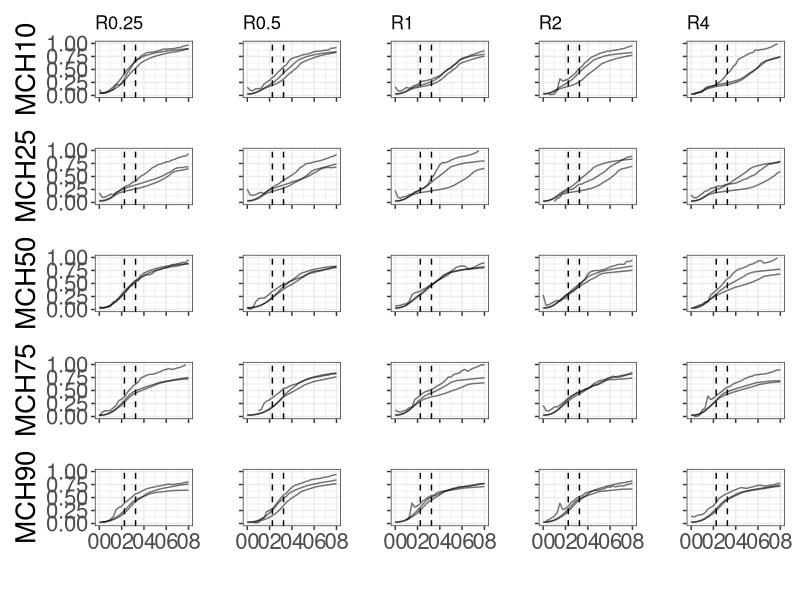
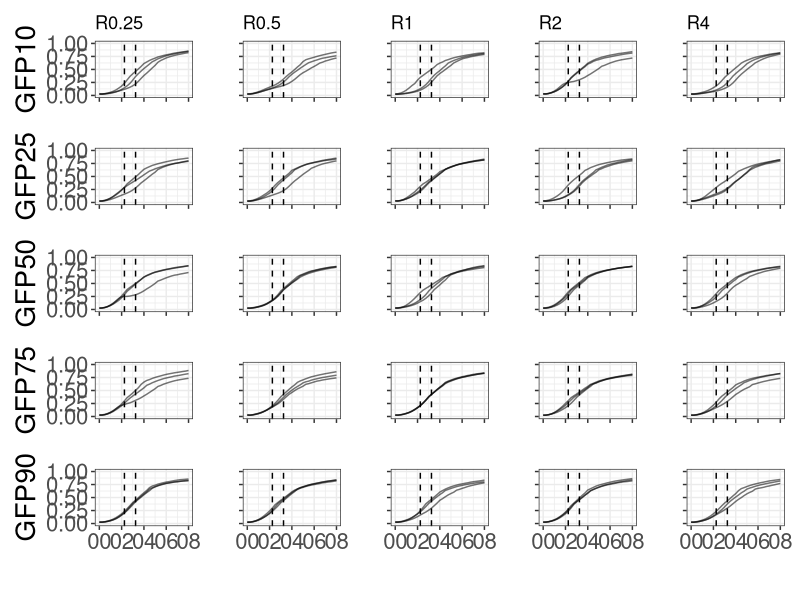
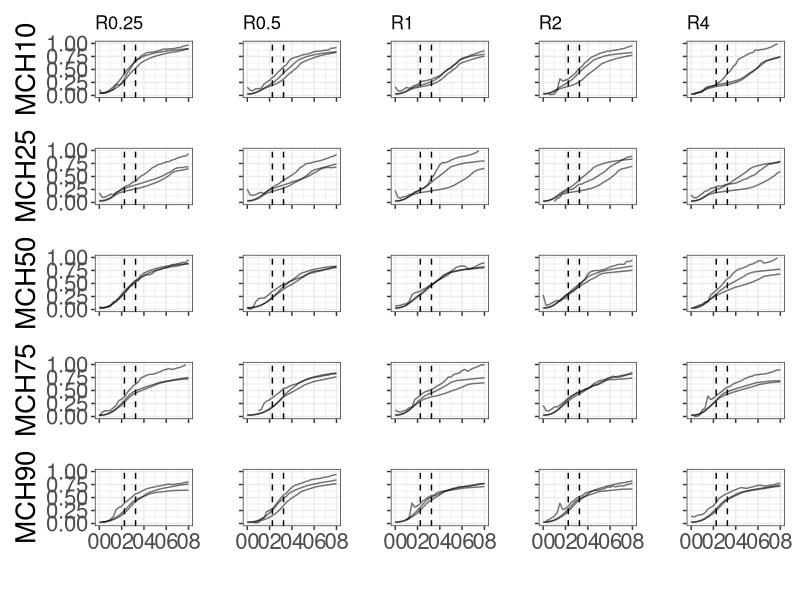
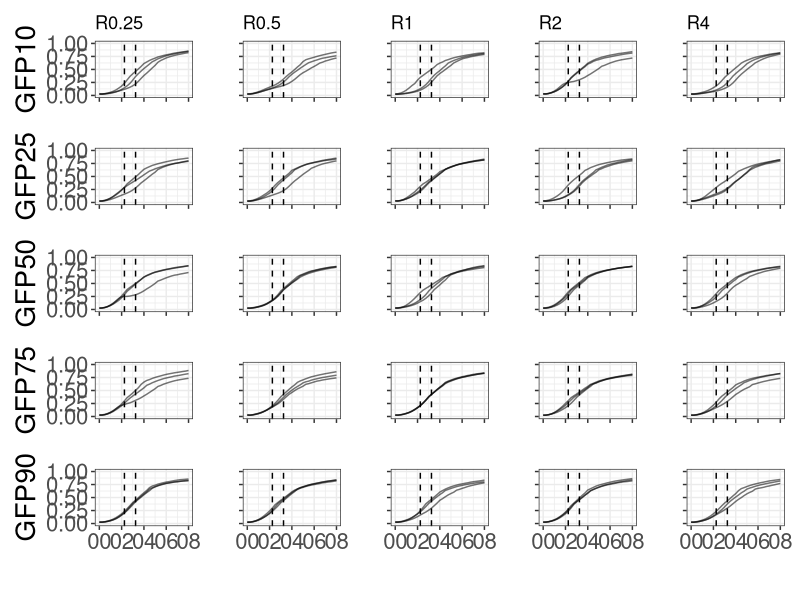

Generate these figures, in order, with R:
# ----------------- Boilerplate
library(dplyr)
library(ggplot2)
library(patchwork)
library(slider)
library(data.table)
library(zoo)
library(tidyverse)
library(scales)

# ----------------- Plot logic
plot_growth <- function(df, strain_name){
  filtered_master <- df %>% filter(groupID %like% strain_name)
  return(ggplot() + 
           geom_line(data=filtered_master, aes(x = time, y = OD660, group=groupID, alpha = 0.05)) +
           scale_x_time(breaks = scales::breaks_width("2 hours"), labels=NULL, limits=c(0, 900*4*8)) +
           geom_vline(xintercept=t1, linetype='dashed') +
           geom_vline(xintercept=t3, linetype='dashed')  + theme_bw() +
           xlab("") + ylab("") + scale_y_continuous(limits = c(0, 1), labels=NULL) +
           theme(legend.position="none") + theme(axis.text=element_text(size=16), axis.title=element_text(size=20)))}


plot_grid <- function(df){
  unique_cds <- sort(unlist(unique(df['strain'])))
  unique_rbs <- sort(unlist(unique(df['rbs'])))
  
  subplots <- list()
  row_no <- 0
  for (cds in unique_cds){
    row_no <- row_no +1
    column_no <- 0
    for (rbs in unique_rbs){
      column_no <- column_no +1
      subplot <- plot_growth(df, paste(cds, rbs))
      if (row_no == 1){
        subplot <- subplot + ggtitle(rbs)
      }
      if (column_no == 1){
        subplot <- subplot + ylab(cds)+ scale_y_continuous(limits = c(0, 1))
      }
      if (row_no == length(unique_cds)){  # If == last row
        subplot <- subplot +scale_x_time(breaks = scales::breaks_width("2 hours"), limits=c(0, 900*4*8), labels=label_time(format = "%H")) 
      }
      
      subplots <- append(subplots, list(subplot))
    }
  }
  return (wrap_plots(subplots))
  
}

# ------------------- Generate
window_size = 4

# -- mCherry
mch_time_start <- 11700
t1 = mch_time_start-900*window_size
t3 = mch_time_start
shift_amnt = -3


df = read.csv("../processed_data/experimental_per_mcherry.csv")

grid <- plot_grid(df)
grid
ggsave('fluor_grid/per_mch_growth.png', grid, width = 9, height = 9)

# -- sfGFP
gfp_time_start <- 11700 
t1 = gfp_time_start-900*window_size
t3 = gfp_time_start
shift_amnt = 0

df = read.csv("../processed_data/experimental_per_gfp.csv")

grid <- plot_grid(df)
grid
ggsave('fluor_grid/per_gfp_growth.png', grid, width = 9, height = 9)
